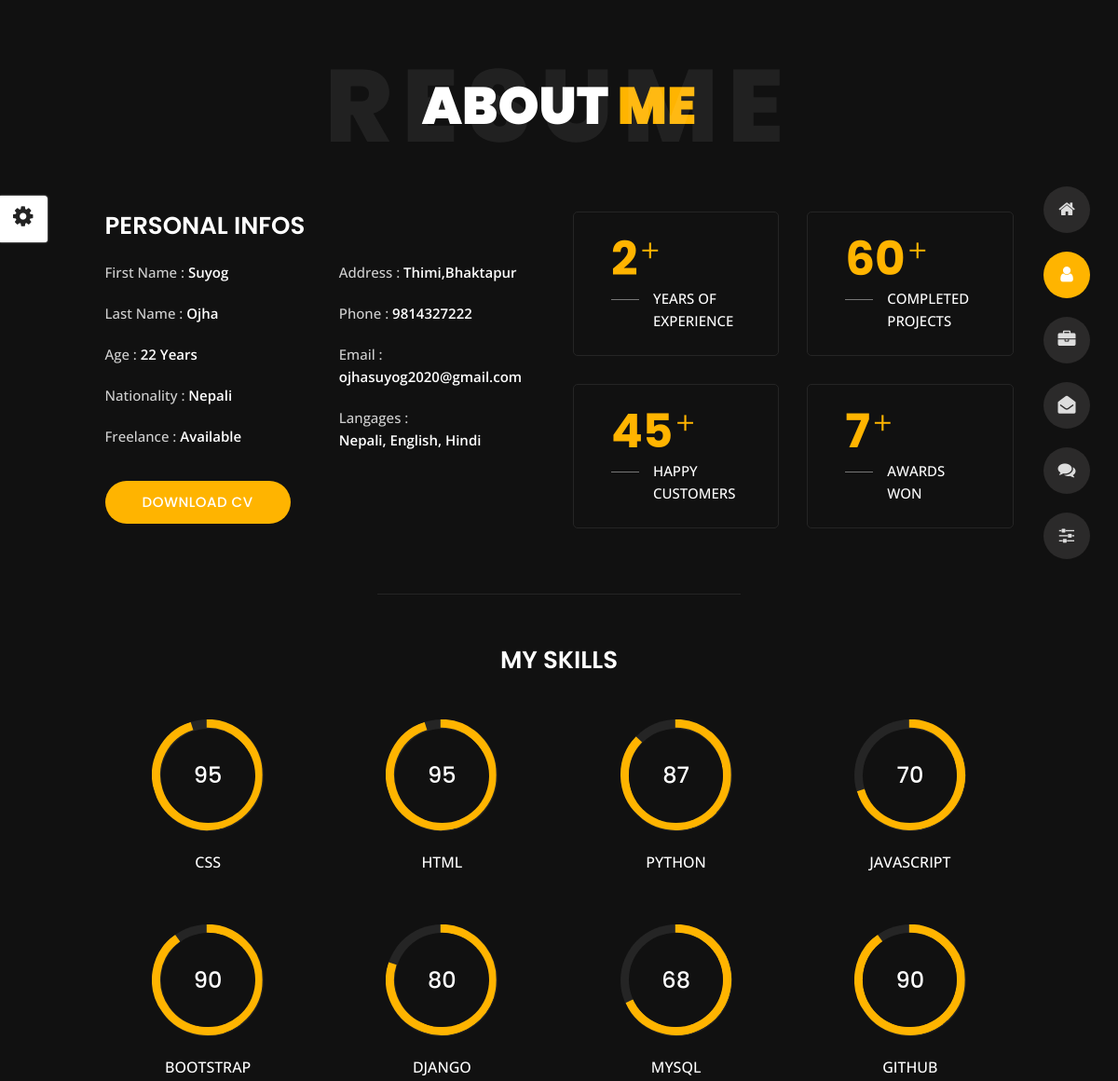
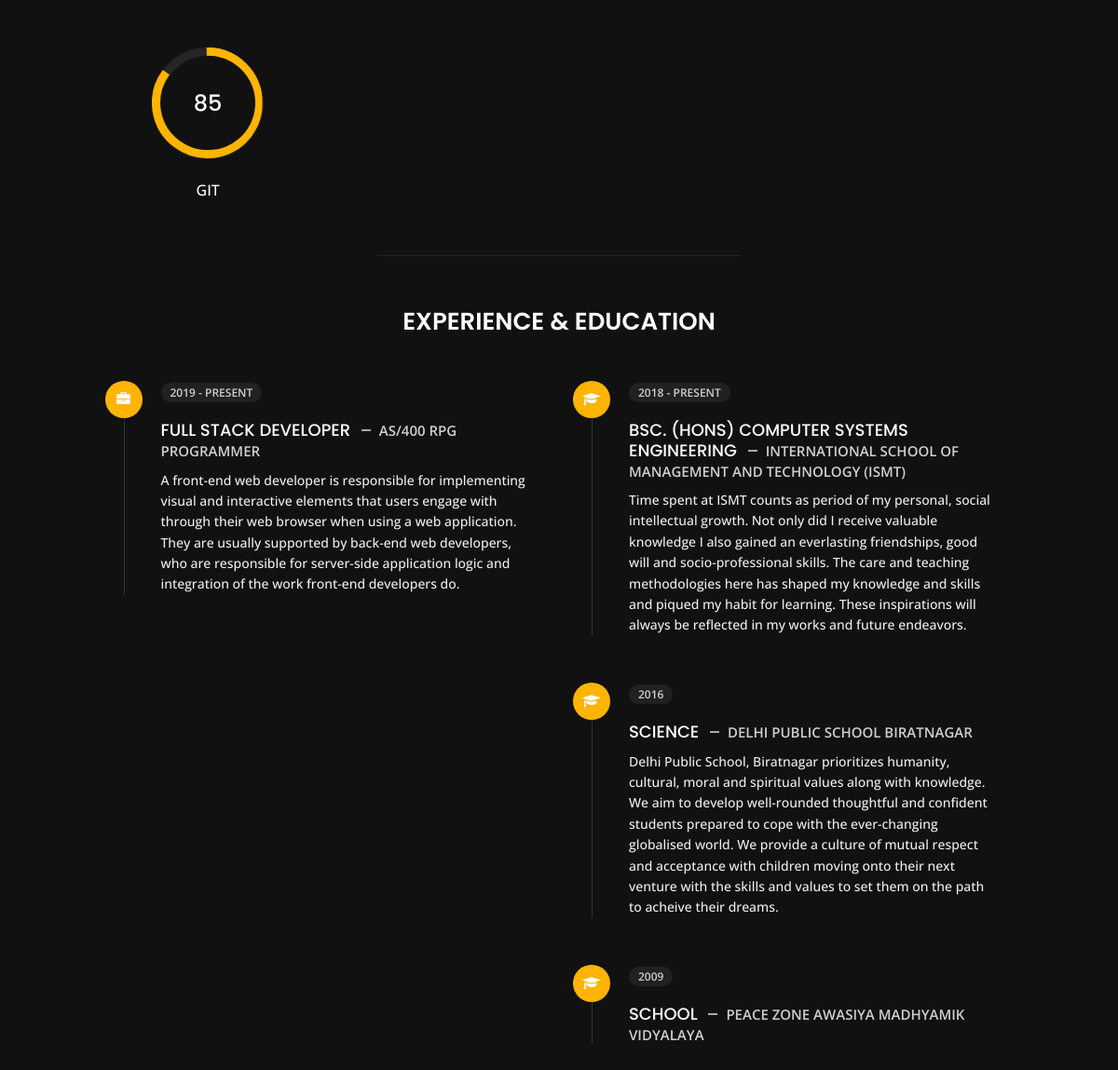
The page /about/ on the database its author committed (2 pictures, top to bottom).
### home/models.py (models this page shows, shortened)
class myskillsabout(models.Model):
    name = models.CharField(max_length=255, null=True,blank=True)
    percentage = models.CharField(max_length=255, null=True,blank=True)

### home/views.py (the view)
# urls.py: path("about/", about, name="about"),
def about(request):
    data = myskillsabout.objects.all()
    myimg = myprofilepic.objects.all()
    context = {
        "data": data,
        "myimg": myimg,
        }
    return render(request, "about.html",  context)

### home/templates/about.html (shortened to what this page needs)
{% extends 'base.html' %} {% load static %} {% block about %}
<!DOCTYPE html>
<html lang="en">
  <body class="about">
    <header class="header" id="navbar-collapse-toggle">
      <ul
        class="
          icon-menu
          d-none d-lg-block
          revealator-slideup revealator-once revealator-delay1
        "
      >
        <li class="icon-box">
          <i class="fa fa-home"></i>
          <a href="{% url 'home:home' %}">
          </a>
        </li>
        <li class="icon-box active">
          <i class="fa fa-user"></i>
          <a href="{% url 'home:about' %}">
          </a>
        </li>
        <li class="icon-box">
          <i class="fa fa-briefcase"></i>
          <a href="{% url 'home:portfolio' %}">
          </a>
        </li>
        <li class="icon-box">
          <i class="fa fa-envelope-open"></i>
          <a href="{% url 'home:contact_us' %}">
          </a>
        </li>
        <li class="icon-box">
          <i class="fa fa-comments"></i>
          <a href="{% url 'home:blog' %}">
          </a>
        </li>
        <li class="icon-box">
          <i class="fa fa-sliders"></i>
          <a href="{% url 'home:Extra' %}">
          </a>
        </li>
      </ul>
    </header>
    <section
      class="
        title-section
        text-left text-sm-center
        revealator-slideup revealator-once revealator-delay1
      "
    >
      <h1>ABOUT <span>ME</span></h1>
      <span class="title-bg">Resume</span>
    </section>
    <section
      class="main-content revealator-slideup revealator-once revealator-delay1"
    >
      <div class="container">
        <div class="row">
          <div class="col-12 col-lg-5 col-xl-6">
            <div class="row">
              <div class="col-12">
                <h3 class="text-uppercase custom-title mb-0 ft-wt-600">
                  personal infos
                </h3>
              </div>
              <div class="col-6">
                <ul class="about-list list-unstyled open-sans-font">
                  <li>
                    <span class="title">first name :</span>
                    <span
                      class="
                        value
                        d-block d-sm-inline-block d-lg-block d-xl-inline-block
                      "
                      >Suyog</span
                    >
                  </li>
                  <li>
                    <span class="title">last name :</span>
                    <span
                      class="
                        value
                        d-block d-sm-inline-block d-lg-block d-xl-inline-block
                      "
                      >Ojha</span
                    >
                  </li>
                  <li>
                    <span class="title">Age :</span>
                    <span
                      class="
                        value
                        d-block d-sm-inline-block d-lg-block d-xl-inline-block
                      "
                      >22 Years</span
                    >
                  </li>
                  <li>
                    <span class="title">Nationality :</span>
                    <span
                      class="
                        value
                        d-block d-sm-inline-block d-lg-block d-xl-inline-block
                      "
                      >Nepali</span
                    >
                  </li>
                  <li>
                    <span class="title">Freelance :</span>
                    <span
                      class="
                        value
                        d-block d-sm-inline-block d-lg-block d-xl-inline-block
                      "
                      >Available</span
                    >
                  </li>
                </ul>
              </div>
              <div class="col-6">
                <ul class="about-list list-unstyled open-sans-font">
                  <li>
                    <span class="title">Address :</span>
                    <span
                      class="
                        value
                        d-block d-sm-inline-block d-lg-block d-xl-inline-block
                      "
                      ><a href="https://goo.gl/maps/Q7S5mQXdbTLmXqJE6" style="text-decoration: none; color:white" target="_blank"> Thimi,Bhaktapur</a> </span
                    >
                  </li>
                  <li>
                    <span class="title">phone :</span>
                    <span
                      class="
                        value
                        d-block d-sm-inline-block d-lg-block d-xl-inline-block
                      "
                      ><a href="tel:9814327222" style="text-decoration: none; color:white" target="_blank">9814327222</a></span
                    >
                  </li>
                  <li>
                    <span class="title">Email :</span>
                    <span
                      class="
                        value
                        d-block d-sm-inline-block d-lg-block d-xl-inline-block
                      "
                      ><a href="mailto:ojhasuyog2020@gmail.com" style="text-decoration: none; color:white" target="_blank">ojhasuyog2020@gmail.com</a></span
                    >
                  </li>
                  <li>
                    <span class="title">langages :</span>
                    <span
                      class="
                        value
                        d-block d-sm-inline-block d-lg-block d-xl-inline-block
                      "
                      >Nepali, English, Hindi</span
                    >
                  </li>
                </ul>
              </div>
              <div class="col-12 mt-3">
                <a href="{% url 'Extra:certificates' %}" class="btn btn-download"
                  >Download CV</a
                >
              </div>
            </div>
          </div>
          <div class="col-12 col-lg-7 col-xl-6 mt-5 mt-lg-0">
            <div class="row">
              <div class="col-6">
                <div class="box-stats with-margin">
                  <h3 class="poppins-font position-relative">2</h3>
                  <p
                    class="open-sans-font m-0 position-relative text-uppercase"
                  >
                    years of <span class="d-block">experience</span>
                  </p>
                </div>
              </div>
              <div class="col-6">
                <div class="box-stats with-margin">
                  <h3 class="poppins-font position-relative">60</h3>
                  <p
                    class="open-sans-font m-0 position-relative text-uppercase"
                  >
                    completed <span class="d-block">projects</span>
                  </p>
                </div>
              </div>
              <div class="col-6">
                <div class="box-stats">
                  <h3 class="poppins-font position-relative">45</h3>
                  <p
                    class="open-sans-font m-0 position-relative text-uppercase"
                  >
                    Happy<span class="d-block">customers</span>
                  </p>
                </div>
              </div>
              <div class="col-6">
                <div class="box-stats">
                  <h3 class="poppins-font position-relative">7</h3>
                  <p
                    class="open-sans-font m-0 position-relative text-uppercase"
                  >
                    awards <span class="d-block">won</span>
                  </p>
                </div>
              </div>
            </div>
          </div>
        </div>
        <hr class="separator" />
        <div class="row">
          <div class="col-12">
            <h3
              class="
                text-uppercase
                pb-4 pb-sm-5
                mb-3 mb-sm-0
                text-left text-sm-center
                custom-title
                ft-wt-600
              "
            >
              My Skills
            </h3>
          </div>
          {% for i in data %}
          <div class="col-6 col-md-3 mb-3 mb-sm-5">
            <div class="c100 p{{ i.percentage }}">
              <span>{{ i.percentage }}</span>
            </div>
            <h6 class="text-uppercase open-sans-font text-center mt-2 mt-sm-4">
              {{ i.name }}
            </h6>
          </div>
          {% endfor %}
        </div>
        <hr class="separator mt-1" />
        <div class="row">
          <div class="col-12">
            <h3
              class="
                text-uppercase
                pb-5
                mb-0
                text-left text-sm-center
                custom-title
                ft-wt-600
              "
            >
              Experience <span>&</span> Education
            </h3>
          </div>
          <div class="col-lg-6 m-15px-tb">
            <div class="resume-box">
              <ul>
                <li>
                  <div class="icon">
                    <i class="fa fa-briefcase"></i>
                  </div>
                  <span class="time open-sans-font text-uppercase"
                    >2019 - Present</span
                  >
                  <h5 class="poppins-font text-uppercase">
                    Full stack developer
                    <span class="place open-sans-font"
                      >AS/400 RPG Programmer</span
                    >
                  </h5>
                  <p class="open-sans-font">
                    A front-end web developer is responsible for implementing
                    visual and interactive elements that users engage with
                    through their web browser when using a web application. They
                    are usually supported by back-end web developers, who are
                    responsible for server-side application logic and
                    integration of the work front-end developers do.
                  </p>
                </li>
              </ul>
            </div>
          </div>
          <div class="col-lg-6 m-15px-tb">
            <div class="resume-box">
              <ul>
                <li>
                  <div class="icon">
                    <i class="fa fa-graduation-cap"></i>
                  </div>
                  <span class="time open-sans-font text-uppercase"
                    >2018 - Present</span
                  >                  <h5 class="poppins-font text-uppercase">
                    BSc. (Hons) Computer Systems Engineering
                    <span class="place open-sans-font"
                      >International School of Management and Technology
                      (ISMT)</span
                    >
                  </h5>
                  <p class="open-sans-font">
                    Time spent at ISMT counts as period of my personal, social
                    intellectual growth. Not only did I receive valuable
                    knowledge I also gained an everlasting friendships, good
                    will and socio-professional skills. The care and teaching
                    methodologies here has shaped my knowledge and skills and
                    piqued my habit for learning. These inspirations will always
                    be reflected in my works and future endeavors.
                  </p>
                </li>
                <li>
                  <div class="icon">
                    <i class="fa fa-graduation-cap"></i>
                  </div>
                  <span class="time open-sans-font text-uppercase">2016</span>
                  <h5 class="poppins-font text-uppercase">
                    Science
                    <span class="place open-sans-font">DELHI PUBLIC SCHOOL BIRATNAGAR</span>
                  </h5>
                  <p class="open-sans-font">
                    Delhi Public School, Biratnagar prioritizes humanity,
                    cultural, moral and spiritual values along with knowledge.
                    We aim to develop well-rounded thoughtful and confident
                    students prepared to cope with the ever-changing globalised
                    world. We provide a culture of mutual respect and acceptance
                    with children moving onto their next venture with the skills
                    and values to set them on the path to acheive their dreams.
                  </p>
                </li>
                <li>
                  <div class="icon">
                    <i class="fa fa-graduation-cap"></i>
                  </div>
                  <span class="time open-sans-font text-uppercase">2009</span>
                  <h5 class="poppins-font text-uppercase">
                    School
                    <span class="place open-sans-font">Peace Zone Awasiya Madhyamik Vidyalaya</span>
                  </h5>
                </li>
              </ul>
            </div>
          </div>
        </div>
      </div>
    </section>
  </body>
</html>
{% endblock %}

### rows shown on the page
myskillsabout: percentage "95", name "CSS"
myskillsabout: percentage "95", name "HTML"
myskillsabout: percentage "87", name "PYTHON"
myskillsabout: percentage "70", name "JAVASCRIPT"
myskillsabout: percentage "90", name "BOOTSTRAP"
myskillsabout: percentage "80", name "DJANGO"
myskillsabout: percentage "68", name "MYSQL"
myskillsabout: percentage "90", name "GITHUB"
myskillsabout: percentage "85", name "GIT"
